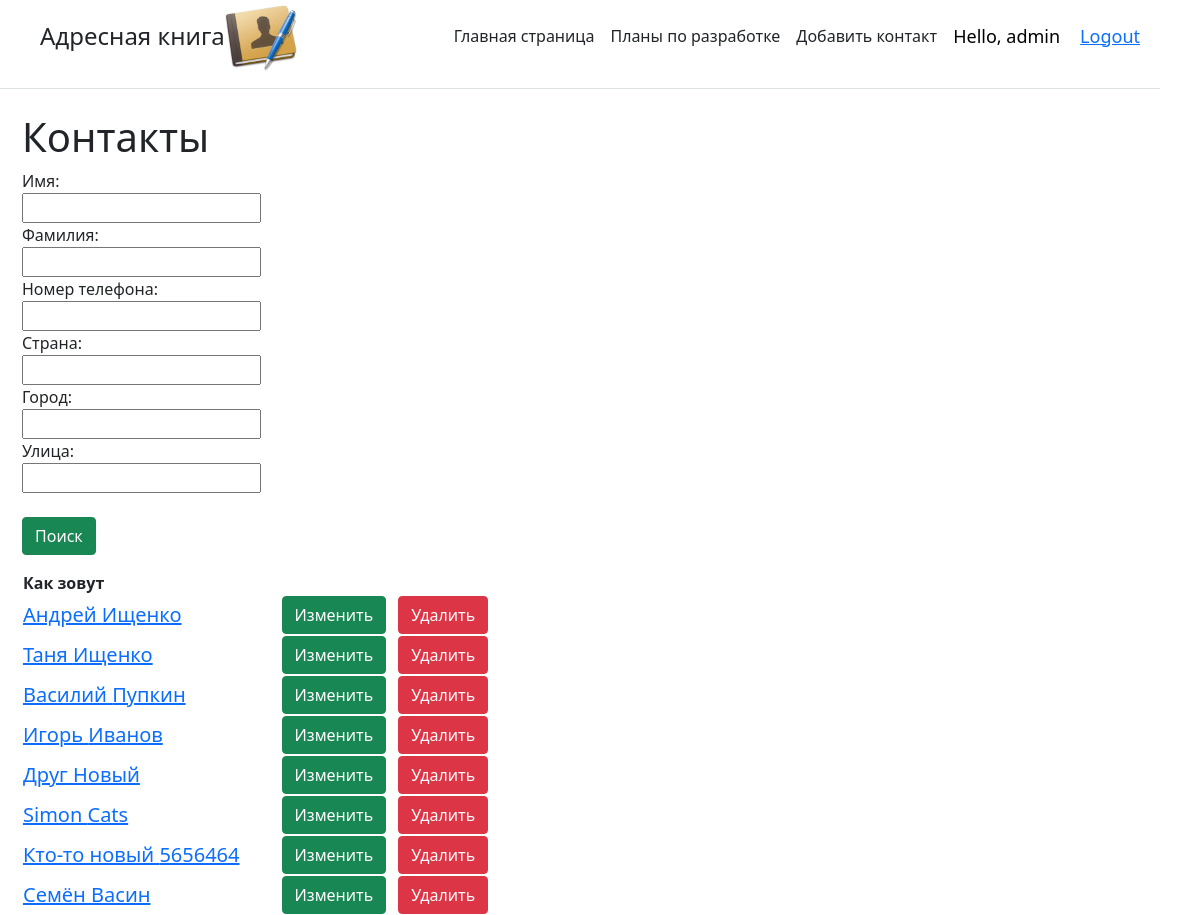
The page / (signed in) on the database as committed earlier.
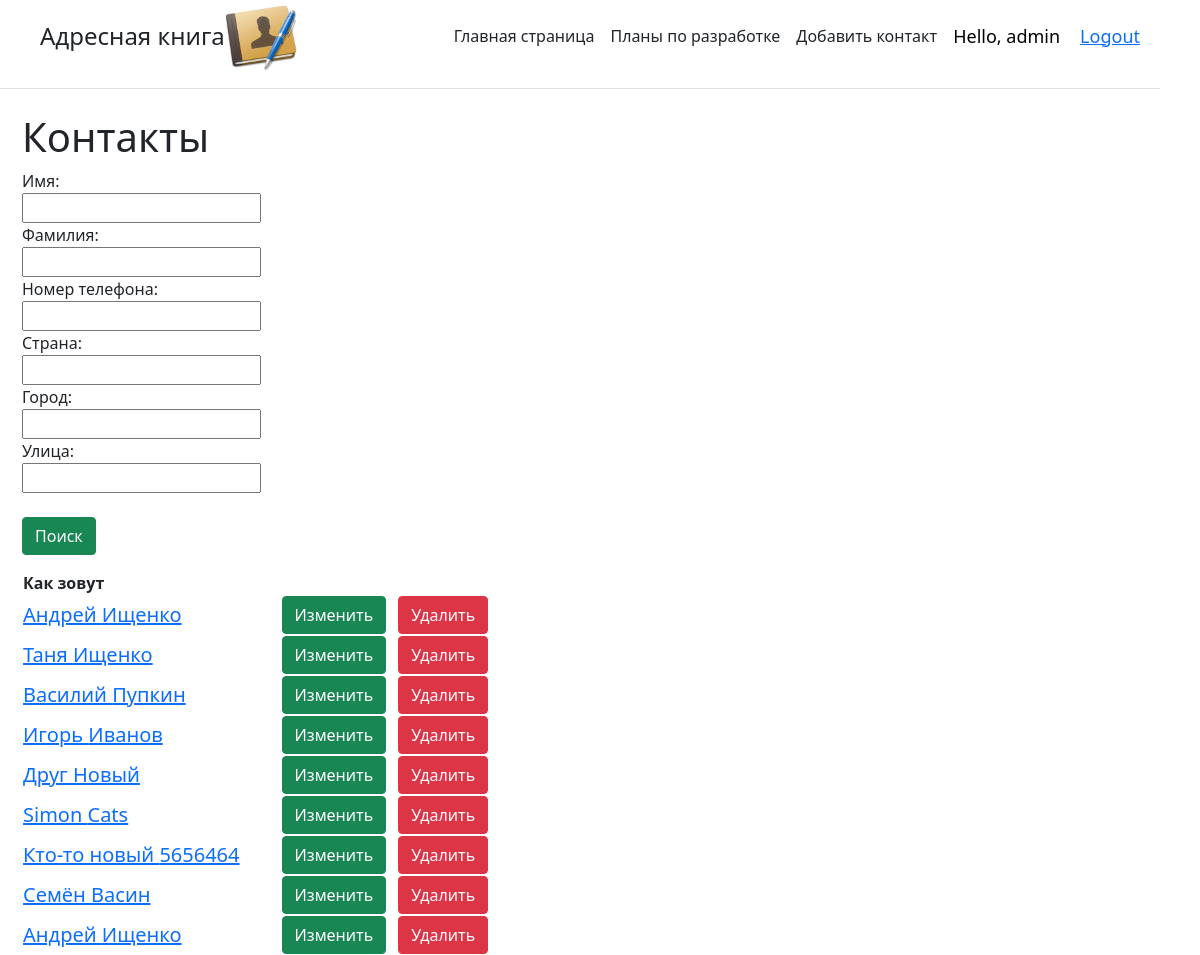
The same page on the database as committed later.
### main/models.py (models this page shows, shortened)
class Task(models.Model):
    name_task = models.CharField('Имя', max_length=50)
    surname = models.CharField('Фамилия', max_length=50)
    phone_num = models.CharField('Номер телефона', max_length=50)
    title = models.CharField('Страна', max_length= 50)
    title2 = models.CharField('Город', max_length=50)
    task = models.CharField('Улица', max_length=50)
    created_time = models.DateTimeField(auto_now_add=True)
    account_pic = models.ImageField(null=True, blank=True)
    class Meta:
        verbose_name = 'Контакт'
        verbose_name_plural = 'Контакты'
        unique_together = 'name_task', 'surname'

### main/views.py (the view)
# urls.py: path('', views.index, name = 'home'),
@login_required(login_url='login')
def index(request):
    tasks = Task.objects.all()
    myFilter = NameFilter(request.GET, queryset=tasks)
    tasks = myFilter.qs
    return render(request,'main/index.html', {'title':'Главная страница сайта', 'tasks': tasks, 'myFilter':myFilter})

### main/templates/main/index.html (shortened to what this page needs)
{% extends 'main/base.html'%}
{% block content %}
<h1> Контакты</h1>
<div class="row">
    <div>
            <form class="col-2" method="get">
                {{myFilter.form}}<br>
               <br> <button class="btn btn-success" type="submit">
                    Поиск</button>
            </form>
    </div>
</div>
<table>
    <thead>
        <tr>
            <th>Как зовут</th>
            <th> </th>
        </tr>
    </thead>
    <tbody>
        {% if user == request.user %}
            {%if tasks%}
                {% for element in tasks%}
                <tr >
                    <td><a class="h5" style="margin-right: 40px" href="{%url 'project' element.id%}">{{element.name_task}} {{element.surname}}</a><br>
                    </td>
                    <td><a style="margin-right: 10px" class="btn btn-success" href="{% url 'update' element.id%}">Изменить</a></td>
                    <td><a class="btn btn-danger" href="{% url 'delete' element.id%}" >Удалить</a></td>
                </tr>
                {%endfor%}
            {%else%}
            <p>У нас нет записей</p>
            {%endif%}
        {%endif%}
    </tbody>
</table>
{%endblock%}

Rows that differ between the two databases and show on the page:
added Task: name_task "Андрей", surname "Ищенко"
